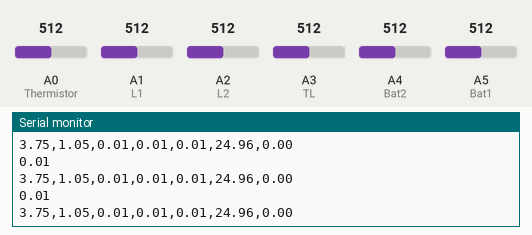
This sketch was run on a simulated Arduino Uno, built with avr-gcc and run on an emulated ATmega328P. Parts: the last lines printed to the serial monitor. Inputs (shaded band) come from the test bench; at power-on: A0 (Thermistor) = 512, A1 (L1) = 512, A2 (L2) = 512, A3 (TL) = 512, A4 (Bat2) = 512, A5 (Bat1) = 512.

Above: at 11.2 s.
11.3 s: A0 (Thermistor) set to 716
At 11.86 s:
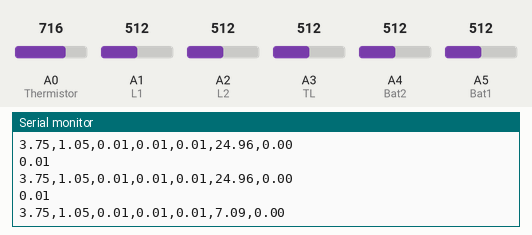
12.8 s: A1 (L1) set to 716
At 12.98 s:
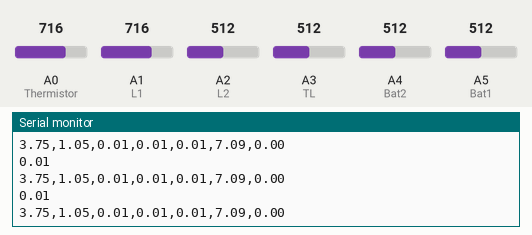
14.3 s: A2 (L2) set to 716
At 14.48 s:
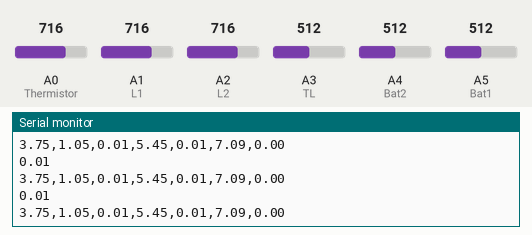
15.8 s: A3 (TL) set to 716
At 15.98 s:
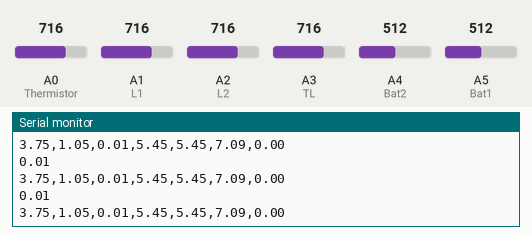
17.3 s: A4 (Bat2) set to 716
At 17.49 s:
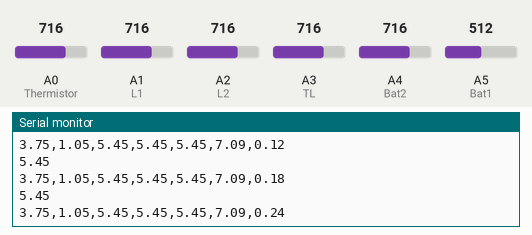
18.8 s: A5 (Bat1) set to 716
At 18.99 s:
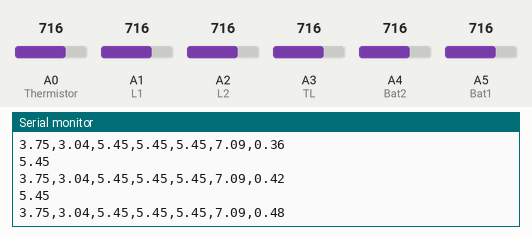
Timing chart, 0 to 21.3 s (numbered marks = the images above; inputs shaded):
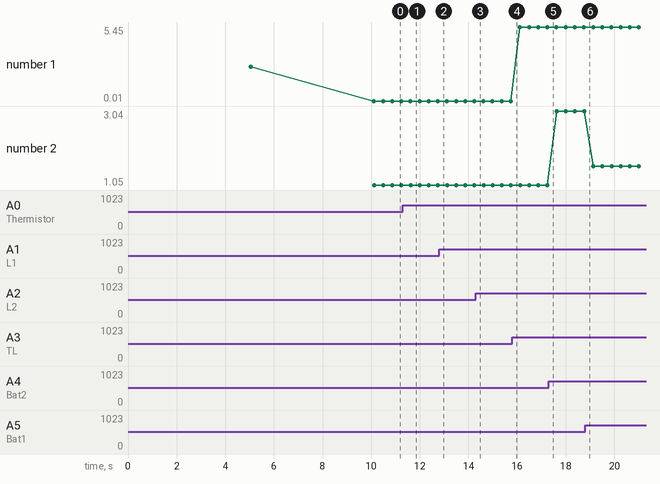

Measured:
- after the input at 11.3 s, the serial monitor: prints a new line after 0.32 s (image 1)
- plotted number 2: 1.05 → 3.04 after the input at 17.3 s, 3.04 → 1.55 after the input at 18.8 s

The sketch:

Arduino_Uno_Code_.ino
```cpp
#include <SoftwareSerial.h>
//#include <ArduinoJson.h>

const int Bat1 = A5;
const int Bat2 = A4;
const int TL = A3;
const int L2 = A2;
const int L1 = A1;
const int Thermistor = A0;
const int trigger = 12;

const float thermistorResistance = 10000;  // Resistance at nominal temperature (in ohms)
const float thermistorNominalTemp = 25;   // Nominal temperature (in degrees Celsius)
const float thermistorBeta = -3950;        // Beta coefficient of the thermistor


SoftwareSerial UNOserial( 10 ,11 );

const int numEntries = 30;
const float batteryVoltage[numEntries] = {
  8.25, 8.20, 8.15, 8.10, 8.05, 8.00, 7.95, 7.90, 7.85, 7.80,
  7.75, 7.70, 7.65, 7.60, 7.55, 7.50, 7.45, 7.40, 7.35, 7.30,
  7.25, 7.20, 7.15, 7.10, 7.05, 7.00, 6.95, 6.90, 6.85, 6.80
};
const int stateOfCharge[numEntries] = {
  100, 95, 90, 85, 80, 75, 70, 65, 60, 55,
  50, 45, 40, 35, 30, 25, 20, 15, 10, 9,
  8, 7, 6, 5, 4, 3, 2, 1, 0, 0
};
//StaticJsonDocument<200> dataR;


float B1volt;
float B2volt;
float B2svolt;

float TLamp;
float L1amp;
float L2amp;
float SOC;
float capacity = 2.5*3600;
float acs1err=0;
float acs2err=0;
float acs3err=0;
float resistance;
float steinhart;
float power;

String TLstate;
String L1state;
String L2state;

String dataToSend;
String receivedData;

float m,k=0,TLampfn ,Q,t ;
int a;


void setup()
{
  Serial.begin(9600);
  UNOserial.begin(115200);
  pinMode(Bat1, INPUT);
  pinMode(Bat2, INPUT);
  pinMode(TL, INPUT);
  pinMode(L2, INPUT);
  pinMode(L1, INPUT);

  delay(5000);
  calibrateTL();
  calibrateL1();
  calibrateL2();

  B2volt = analogRead(Bat2) * 9.7656e-3 - 0.2;
  SOC=getSOC(B2volt);
  Q=capacity*(SOC/100);
  delay(5000);


}

void loop()
{
  B1volt = analogRead(Bat1) * 7.3242e-3;
  B2svolt = analogRead(Bat2) * 9.7656e-3 - 0.2;
  B2volt = abs(B2svolt-B1volt);


  //Serial.println(B1volt);
  //Serial.println(B2volt);


  for (a=0;a<=100;a++)
          {   t = (      analogRead(TL) * (5.0 / 1024.0)    );
              m = ( acs1err - t ) /0.185;
              k+=m;
              delay(0);
          }

          TLamp = abs(k/100 - 0.15) ;
          k=0;

  for (a=0;a<=100;a++)
          {
              t = (      analogRead(L1) * (5.0 / 1024.0)    );
              m = ( acs2err - t ) /0.185;
              k+=m;
              delay(0);
          }

          L1amp = abs(k/100 - 0.15) ;
          k=0;

  for (a=0;a<=100;a++)
          {
              t = (      analogRead(L2) * (5.0 / 1024.0)    );
              m = ( acs3err - t ) /0.185;
              k+=m;
              delay(0);
          }

          L2amp = abs(k/100 - 0.15) ;
          k=0;
  temp();
  soc();

  power=B2svolt*(L1amp+L2amp);

  dataToSend = String(B1volt) + "," + String(B2volt) + "," + String(TLamp)+ "," +
               String(L1amp)+ "," + String(L2amp)+ "," + String(steinhart) + "," + String(SOC); //+","+String(power);
  UNOserial.println(dataToSend);
  Serial.println(dataToSend);
  delay(300);
}

  void soc()
  {

      for (a=0;a<=100;a++)
          {
              t = (      analogRead(TL) * (5.0 / 1024.0)    );
              m = ( acs1err - t ) /0.185;
              k+=m;
              delay(0);
          }

          TLampfn = ( k/100 - 0.15 )*-1 ;
          k=0;
          Serial.println(TLampfn);
    if (abs(TLampfn) >= .1)
    {

    Q = Q + TLampfn;
    SOC = (Q/capacity)*100;
    delay(1);

    }
    //Serial.println(m);
   // Serial.println(TLampfn);

  }

  void temp()
  {

      resistance = thermistorResistance * (1023.0 /analogRead(Thermistor)  - 1.0  );

      // Calculate the temperature using the Steinhart-Hart equation
      steinhart = resistance / thermistorResistance;                      // (R/Ro)
      steinhart = log(steinhart);                                         // ln(R/Ro)
      steinhart /= thermistorBeta;                                        // 1/B * ln(R/Ro)
      steinhart += 1.0 / (thermistorNominalTemp + 273.15);                // + (1/To)
      steinhart = 1.0 / steinhart;                                        // Invert
      steinhart -= 273.15;                                                 // Convert to Celsius

  }

  void calibrateTL()
  {
          //Serial.println("cbrtng.....");

          for (a=0;a<=100;a++)
          {
          m=analogRead(TL) * (5.0 / 1024.0);
          k+=m;
          }
          acs1err=k/100;
          k=0;
          //Serial.println(acs1err);
  }
  void calibrateL1()
     {
          for (a=0;a<=100;a++)
          {
          m=analogRead(L1) * (5.0 / 1024.0);
          k+=m;
          }
          acs2err=k/100;
          k=0;
          //Serial.println(acs1err);
     }

void calibrateL2()
     {
          for (a=0;a<=100;a++)
          {
          m=analogRead(L2) * (5.0 / 1024.0);
          k+=m;
          }
          acs3err=k/100;
          k=0;
          Serial.println(acs1err);

     }

int getSOC(float voltage) {
  // Find the corresponding SoC from the lookup table based on battery voltage
  for (int i = 0; i < numEntries; i++) {
    if (voltage >= batteryVoltage[i]) {
      return stateOfCharge[i];
    }
  }
  return 0;  // Default to 0% SoC if voltage is below the lookup table range
}
```
